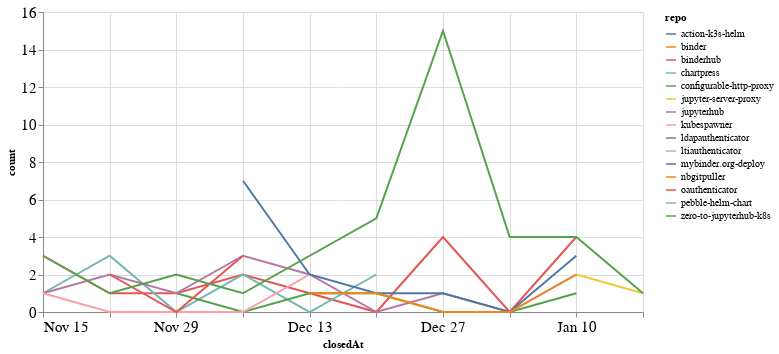

Notebook source saved alongside this figure:
### Code cell
closed_by_time = closed_by.groupby('repo').resample('W', on='closedAt').count()['author'].reset_index()
closed_by_time = closed_by_time.rename(columns={'author': 'count'})

alt.Chart(closed_by_time, width=600).mark_line().encode(
    x='closedAt',
    y='count',
    color='repo',
    tooltip="repo"
)

### Figure 1 — Vega-Lite specification as saved in the notebook (floating-point values rounded to 4 significant figures)
{"config": {"axisLeft": {"labelFontSize": 15}, "axisBottom": {"labelFontSize": 15}}, "data": {"name": "data-7fb8389774b0f340a50aa3c163e8f9ec"}, "mark": "line", "encoding": {"color": {"type": "nominal", "field": "repo"}, "tooltip": {"type": "nominal", "field": "repo"}, "x": {"type": "temporal", "field": "closedAt"}, "y": {"type": "quantitative", "field": "count"}}, "width": 600, "$schema": "https://vega.github.io/schema/vega-lite/v4.8.1.json", "datasets": {"data-7fb8389774b0f340a50aa3c163e8f9ec": [{"repo": "action-k3s-helm", "closedAt": "2021-01-03T00:00:00", "count": 4}, {"repo": "binder", "closedAt": "2020-11-29T00:00:00", "count": 1}, {"repo": "binderhub", "closedAt": "2020-11-15T00:00:00", "count": 3}, {"repo": "binderhub", "closedAt": "2020-11-22T00:00:00", "count": 1}, {"repo": "binderhub", "closedAt": "2020-11-29T00:00:00", "count": 1}, {"repo": "binderhub", "closedAt": "2020-12-06T00:00:00", "count": 2}, {"repo": "binderhub", "closedAt": "2020-12-13T00:00:00", "count": 1}, {"repo": "binderhub", "closedAt": "2020-12-20T00:00:00", "count": 0}, {"repo": "binderhub", "closedAt": "2020-12-27T00:00:00", "count": 4}, {"repo": "binderhub", "closedAt": "2021-01-03T00:00:00", "count": 0}, {"repo": "binderhub", "closedAt": "2021-01-10T00:00:00", "count": 4}, {"repo": "chartpress", "closedAt": "2020-11-15T00:00:00", "count": 1}, {"repo": "chartpress", "closedAt": "2020-11-22T00:00:00", "count": 3}, {"repo": "chartpress", "closedAt": "2020-11-29T00:00:00", "count": 0}, {"repo": "chartpress", "closedAt": "2020-12-06T00:00:00", "count": 2}, {"repo": "chartpress", "closedAt": "2020-12-13T00:00:00", "count": 0}, {"repo": "chartpress", "closedAt": "2020-12-20T00:00:00", "count": 2}, {"repo": "configurable-http-proxy", "closedAt": "2020-11-29T00:00:00", "count": 1}, {"repo": "configurable-http-proxy", "closedAt": "2020-12-06T00:00:00", "count": 0}, {"repo": "configurable-http-proxy", "closedAt": "2020-12-13T00:00:00", "count": 1}, {"repo": "configurable-http-proxy", "closedAt": "2020-12-20T00:00:00", "count": 1}, {"repo": "configurable-http-proxy", "closedAt": "2020-12-27T00:00:00", "count": 0}, {"repo": "configurable-http-proxy", "closedAt": "2021-01-03T00:00:00", "count": 0}, {"repo": "configurable-http-proxy", "closedAt": "2021-01-10T00:00:00", "count": 1}, {"repo": "jupyter-server-proxy", "closedAt": "2021-01-10T00:00:00", "count": 2}, {"repo": "jupyter-server-proxy", "closedAt": "2021-01-17T00:00:00", "count": 1}, {"repo": "jupyterhub", "closedAt": "2020-11-15T00:00:00", "count": 1}, {"repo": "jupyterhub", "closedAt": "2020-11-22T00:00:00", "count": 2}, {"repo": "jupyterhub", "closedAt": "2020-11-29T00:00:00", "count": 1}, {"repo": "jupyterhub", "closedAt": "2020-12-06T00:00:00", "count": 3}, {"repo": "jupyterhub", "closedAt": "2020-12-13T00:00:00", "count": 2}, {"repo": "jupyterhub", "closedAt": "2020-12-20T00:00:00", "count": 0}, {"repo": "jupyterhub", "closedAt": "2020-12-27T00:00:00", "count": 1}, {"repo": "jupyterhub", "closedAt": "2021-01-03T00:00:00", "count": 0}, {"repo": "jupyterhub", "closedAt": "2021-01-10T00:00:00", "count": 2}, {"repo": "kubespawner", "closedAt": "2020-11-15T00:00:00", "count": 1}, {"repo": "kubespawner", "closedAt": "2020-11-22T00:00:00", "count": 0}, {"repo": "kubespawner", "closedAt": "2020-11-29T00:00:00", "count": 0}, {"repo": "kubespawner", "closedAt": "2020-12-06T00:00:00", "count": 0}, {"repo": "kubespawner", "closedAt": "2020-12-13T00:00:00", "count": 2}, {"repo": "ldapauthenticator", "closedAt": "2020-12-13T00:00:00", "count": 1}, {"repo": "ltiauthenticator", "closedAt": "2020-12-06T00:00:00", "count": 1}, {"repo": "mybinder.org-deploy", "closedAt": "2020-12-06T00:00:00", "count": 7}, {"repo": "mybinder.org-deploy", "closedAt": "2020-12-13T00:00:00", "count": 2}, {"repo": "mybinder.org-deploy", "closedAt": "2020-12-20T00:00:00", "count": 1}, {"repo": "mybinder.org-deploy", "closedAt": "2020-12-27T00:00:00", "count": 1}, {"repo": "mybinder.org-deploy", "closedAt": "2021-01-03T00:00:00", "count": 0}, {"repo": "mybinder.org-deploy", "closedAt": "2021-01-10T00:00:00", "count": 3}, {"repo": "nbgitpuller", "closedAt": "2020-12-13T00:00:00", "count": 1}, {"repo": "nbgitpuller", "closedAt": "2020-12-20T00:00:00", "count": 1}, {"repo": "nbgitpuller", "closedAt": "2020-12-27T00:00:00", "count": 0}, {"repo": "nbgitpuller", "closedAt": "2021-01-03T00:00:00", "count": 0}, {"repo": "nbgitpuller", "closedAt": "2021-01-10T00:00:00", "count": 2}, {"repo": "oauthenticator", "closedAt": "2020-11-22T00:00:00", "count": 2}, {"repo": "oauthenticator", "closedAt": "2020-11-29T00:00:00", "count": 0}, {"repo": "oauthenticator", "closedAt": "2020-12-06T00:00:00", "count": 3}, {"repo": "pebble-helm-chart", "closedAt": "2020-12-13T00:00:00", "count": 1}, {"repo": "zero-to-jupyterhub-k8s", "closedAt": "2020-11-15T00:00:00", "count": 3}, {"repo": "zero-to-jupyterhub-k8s", "closedAt": "2020-11-22T00:00:00", "count": 1}, {"repo": "zero-to-jupyterhub-k8s", "closedAt": "2020-11-29T00:00:00", "count": 2}, {"repo": "zero-to-jupyterhub-k8s", "closedAt": "2020-12-06T00:00:00", "count": 1}, {"repo": "zero-to-jupyterhub-k8s", "closedAt": "2020-12-13T00:00:00", "count": 3}, {"repo": "zero-to-jupyterhub-k8s", "closedAt": "2020-12-20T00:00:00", "count": 5}, {"repo": "zero-to-jupyterhub-k8s", "closedAt": "2020-12-27T00:00:00", "count": 15}, {"repo": "zero-to-jupyterhub-k8s", "closedAt": "2021-01-03T00:00:00", "count": 4}, {"repo": "zero-to-jupyterhub-k8s", "closedAt": "2021-01-10T00:00:00", "count": 4}, {"repo": "zero-to-jupyterhub-k8s", "closedAt": "2021-01-17T00:00:00", "count": 1}]}}
